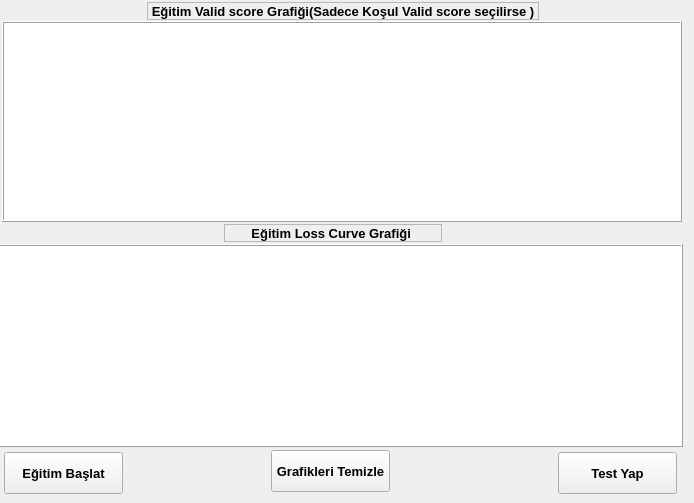
   <widget class="QWidget" name="egitim">
    <attribute name="title">
     <string>Eğitim</string>
    </attribute>
    <widget class="QPushButton" name="egitimbaslatbuton">
     <property name="geometry">
      <rect>
       <x>4</x>
       <y>452</y>
       <width>119</width>
       <height>42</height>
      </rect>
     </property>
     <property name="font">
      <font>
       <pointsize>10</pointsize>
       <weight>75</weight>
       <bold>true</bold>
      </font>
     </property>
     <property name="text">
      <string>Eğitim Başlat</string>
     </property>
    </widget>
    <widget class="PlotWidget" name="validgrafik">
     <property name="geometry">
      <rect>
       <x>2</x>
       <y>21</y>
       <width>680</width>
       <height>201</height>
      </rect>
     </property>
     <property name="font">
      <font>
       <pointsize>10</pointsize>
       <weight>75</weight>
       <bold>true</bold>
      </font>
     </property>
     <property name="inputMethodHints">
      <set>Qt::ImhNone</set>
     </property>
     <property name="frameShape">
      <enum>QFrame::Box</enum>
     </property>
     <property name="frameShadow">
      <enum>QFrame::Raised</enum>
     </property>
     <property name="backgroundBrush">
      <brush brushstyle="SolidPattern">
       <color alpha="255">
        <red>255</red>
        <green>255</green>
        <blue>255</blue>
       </color>
      </brush>
     </property>
     <property name="renderHints">
      <set>QPainter::HighQualityAntialiasing|QPainter::SmoothPixmapTransform|QPainter::TextAntialiasing</set>
     </property>
     <property name="viewportUpdateMode">
      <enum>QGraphicsView::FullViewportUpdate</enum>
     </property>
    </widget>
    <widget class="PlotWidget" name="lossgrafik">
     <property name="geometry">
      <rect>
       <x>-2</x>
       <y>244</y>
       <width>685</width>
       <height>203</height>
      </rect>
     </property>
     <property name="font">
      <font>
       <pointsize>10</pointsize>
       <weight>75</weight>
       <bold>true</bold>
      </font>
     </property>
     <property name="frameShape">
      <enum>QFrame::Box</enum>
     </property>
     <property name="frameShadow">
      <enum>QFrame::Raised</enum>
     </property>
     <property name="backgroundBrush">
      <brush brushstyle="SolidPattern">
       <color alpha="255">
        <red>255</red>
        <green>255</green>
        <blue>255</blue>
       </color>
      </brush>
     </property>
     <property name="renderHints">
      <set>QPainter::HighQualityAntialiasing|QPainter::SmoothPixmapTransform|QPainter::TextAntialiasing</set>
     </property>
     <property name="viewportUpdateMode">
      <enum>QGraphicsView::FullViewportUpdate</enum>
     </property>
    </widget>
    <widget class="QLabel" name="validgrafiklabel">
     <property name="geometry">
      <rect>
       <x>147</x>
       <y>2</y>
       <width>392</width>
       <height>18</height>
      </rect>
     </property>
     <property name="font">
      <font>
       <pointsize>10</pointsize>
       <weight>75</weight>
       <bold>true</bold>
      </font>
     </property>
     <property name="frameShape">
      <enum>QFrame::StyledPanel</enum>
     </property>
     <property name="text">
      <string>Eğitim Valid score Grafiği(Sadece Koşul Valid score seçilirse )</string>
     </property>
     <property name="alignment">
      <set>Qt::AlignCenter</set>
     </property>
    </widget>
    <widget class="QLabel" name="lossgrafiklabel">
     <property name="geometry">
      <rect>
       <x>224</x>
       <y>224</y>
       <width>218</width>
       <height>18</height>
      </rect>
     </property>
     <property name="font">
      <font>
       <pointsize>10</pointsize>
       <weight>75</weight>
       <bold>true</bold>
      </font>
     </property>
     <property name="frameShape">
      <enum>QFrame::StyledPanel</enum>
     </property>
     <property name="text">
      <string>Eğitim Loss Curve Grafiği </string>
     </property>
     <property name="alignment">
      <set>Qt::AlignCenter</set>
     </property>
    </widget>
    <widget class="QPushButton" name="grafiktemizlebuton">
     <property name="geometry">
      <rect>
       <x>271</x>
       <y>450</y>
       <width>119</width>
       <height>42</height>
      </rect>
     </property>
     <property name="font">
      <font>
       <pointsize>10</pointsize>
       <weight>75</weight>
       <bold>true</bold>
      </font>
     </property>
     <property name="text">
      <string>Grafikleri Temizle</string>
     </property>
    </widget>
    <widget class="QPushButton" name="testegecbuton">
     <property name="geometry">
      <rect>
       <x>558</x>
       <y>452</y>
       <width>119</width>
       <height>42</height>
      </rect>
     </property>
     <property name="font">
      <font>
       <pointsize>10</pointsize>
       <weight>75</weight>
       <bold>true</bold>
      </font>
     </property>
     <property name="text">
      <string>Test Yap</string>
     </property>
    </widget>
   </widget>
